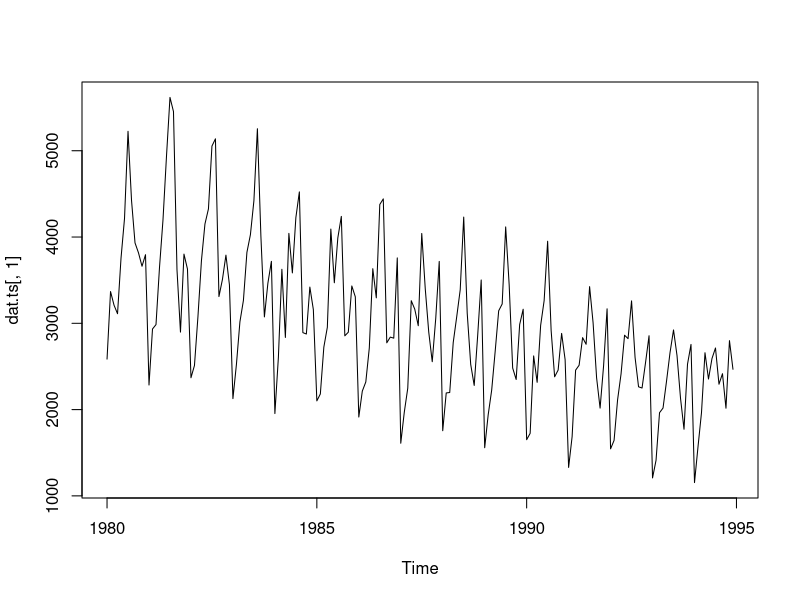
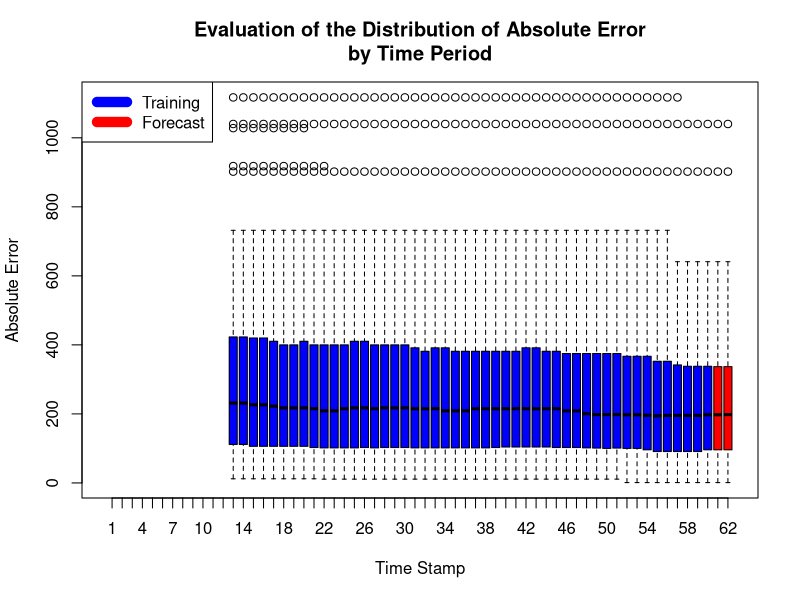

The R script that drew these images, in order: (Note: this script raises an error after producing the figures.)
## ---- chunk 1
library(forecast)
## ---- chunk 2
dat <- read.csv('AustralianWines.csv', colClasses=c("character",rep("numeric",6)),na.strings="*")

dat.ts <- ts(dat[,-1],start=c(1980,1),frequency=12)

plot(dat.ts[,1])

## ---- chunk 3
k <- 60 
n <- length(dat.ts[,1])
forecast.mae <- matrix(NA,n-k,2)
train.mae <- matrix(NA,n-k,60)
forecast.dat <- matrix(NA,n-k,2)
st <- tsp(dat.ts[,1])[1]+(k-2)/12
 
for(i in 1:(n-k))
{
  xshort <- window(dat.ts[,1], start=st+(i-59)/12, end=st + i/12)
  xnext <- window(dat.ts[,1], start=st + (i+1)/12, end=st + (i+2)/12)
  fit1 <- snaive(xshort,2)
  fcast1 <- fit1$mean
  forecast.mae[i,1:length(xnext)] <- abs(fit1[['mean']]-xnext)
  train.mae[i,1:length(xshort)] <-abs(fit1[['residuals']])
  print(i)
  forecast.dat[i,1:length(xnext)] <- fit1[['mean']]-xnext
}
 
boxplot(cbind(train.mae,forecast.mae),col=c(rep("blue",60),rep("red",2)),
        main="Evaluation of the Distribution of Absolute Error\nby Time Period", xlab="Time Stamp", ylab="Absolute Error")
legend("topleft",legend=c("Training","Forecast"),col=c("blue","red"),lty=1,lwd=10)
## ---- chunk 4
snaive(dat.ts,2)[['mean']][1] + quantile(forecast.dat[,1],probs = c(.1,.9),na.rm=T)
snaive(dat.ts,2)[['mean']][2] + quantile(forecast.dat[,2],probs = c(.1,.9),na.rm=T)
## ---- chunk 5
dat.ts.diff <- diff(dat.ts)
dat.ts.diff2 <- diff(dat.ts.diff,lag = 12)
jpeg('wines-diff.jpg')
plot(dat.ts.diff2)
dev.off()
